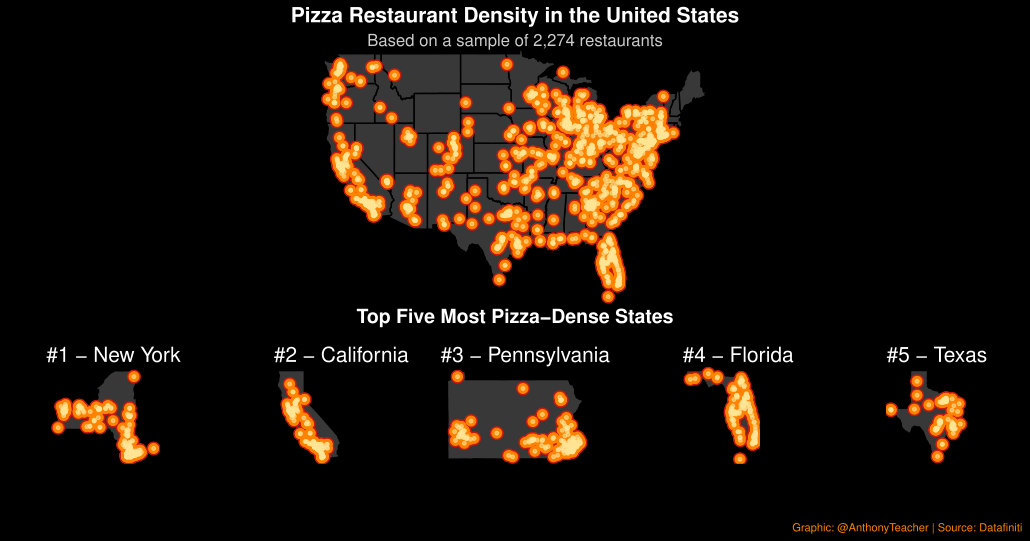

The R source for this figure:
library(tidyverse)
library(zipcode)
library(stringr)
library(maps)
library(ggrepel)
library(gridExtra)
library(grid)

#load US map
US <- map_data("state")

#setwd
setwd("C:/Users/aschmidt/Dropbox (Personal)/Tidy Tuesday/Pizza")

#load main data
pizza_datafiniti <- readr::read_csv("https://raw.githubusercontent.com/rfordatascience/tidytuesday/master/data/2019/2019-10-01/pizza_datafiniti.csv")

#get unique pizza locations based on address (not name)
data <- pizza_datafiniti %>% distinct(address, .keep_all = TRUE)

#Remove AL and HI
data <- subset(data, province != "AK")
data <- subset(data, province != "HI")

#main plot
main <- ggplot() +
  geom_polygon(data = US, aes(x=long, y=lat, group=group), color="black", fill="#383838") +
  geom_point(data=data, aes(x=longitude, y=latitude), color="#ca190e", size=4) +
  geom_point(data=data, aes(x=longitude, y=latitude), color="#ff8200", size=3) +
  geom_point(data=data, aes(x=longitude, y=latitude), color="#ffe495", size=1, alpha=.6)+
  coord_fixed(ratio = 1.5) +
  theme_void() +
  theme(
    plot.background = element_blank(),
    line = element_blank(),
    panel.background = element_blank(),
    panel.border = element_blank(),
    plot.margin=unit(c(-1,0,0,0), "cm"))
  
#find top 5
top5 <- data %>% group_by(province) %>%
  summarize (n()) %>% top_n(5) %>% arrange(`n()`) %>% rename(sum = `n()`)


#create abbreviation column
map <- US %>% mutate(
  state_name = tools::toTitleCase(region))


map <- map %>% mutate(
    state = state.abb[match(state_name,state.name)]
  )


#select only top-10 states
top10 <- subset(data, province == "NY" |
                  province == "CA"|
                  province == "PA"|
                  province == "FL" |
                  province == "TX" |
                  province == "IL" |
                  province == "OH" |
                  province == "MI" |
                  province == "AZ" |
                  province == "NC")

top_states <- subset(map, state == "NY" |
                       state == "CA"|
                       state == "PA"|
                       state == "FL" |
                       state == "TX" |
                       state == "IL" |
                       state == "OH" |
                       state == "MI" |
                       state == "AZ" |
                       state == "NC")



map_plot <- function(st, map_title) {
  tmp <- subset(top10, province == st)
  ggplot() +
    geom_polygon(data = subset(top_states, state == st), aes(x=long, y=lat, group=group), color="black", fill="#383838") +
    geom_point(data=tmp, aes(x=longitude, y=latitude), color="#ca190e", size=4) +
    geom_point(data=tmp, aes(x=longitude, y=latitude), color="#ff8200", size=3) +
    geom_point(data=tmp, aes(x=longitude, y=latitude), color="#ffe495", size=1, alpha=.6)+
    coord_fixed(ratio = 1.5) +
    theme_void() +
    labs(
      title=map_title
    )+
    theme(
      plot.background = element_blank(),
      plot.title = element_text(color="white", size = 10, margin = margin(l = 10, unit = "pt")),
    )
}

NY <- map_plot("NY", "#1 - New York")
CA <- map_plot("CA", "#2 - California")
PA <- map_plot("PA", "#3 - Pennsylvania")
FL <- map_plot("FL", "#4 - Florida")
TX <- map_plot("TX", "#5 - Texas")

title <- ggplot(data.frame(x = 1:2, y = 1:10)) +
  labs(x = NULL, y = NULL,
       title = "Pizza Restaurant Density in the United States", 
       subtitle = "Based on a sample of 2,274 restaurants") +
  theme(line = element_blank(),
        panel.background = element_blank(),
        plot.background = element_blank(),
        panel.border = element_blank(),
        axis.text = element_blank(),
        plot.title = element_text(color = "white", size = 15, face = "bold", hjust = 0.5),
        plot.subtitle = element_text(size=12, color = "grey80", hjust = 0.5))

midtitle <- ggplot(data.frame(x = 1:2, y = 1:2)) +
  labs(x = NULL, y = NULL,
       title = "Top Five Most Pizza-Dense States")+ 
  theme(line = element_blank(),
        panel.background = element_blank(),
        plot.background = element_blank(),
        panel.border = element_blank(),
        axis.text = element_blank(),
        plot.title = element_text(color = "white", size = 14, face = "bold", hjust = 0.5),
        plot.margin=unit(c(0,0,0,0), "cm"))

caption <- ggplot(data.frame(x = 1:2, y = 1:10)) +
  labs(x = NULL, y = NULL,
       caption = "Graphic: @AnthonyTeacher | Source: Datafiniti")+
  theme(line = element_blank(),
        panel.background = element_blank(),
        plot.background = element_blank(),
        panel.border = element_blank(),
        axis.text = element_blank(),
        plot.caption = element_text(size=8, color = "#ff8200", hjust = 1))

toplayout <- rbind(c(1,2,3,4,5))

fivestates <- grid.arrange(NY, CA, PA, FL, TX, layout_matrix = toplayout)

fivestates2 <- cowplot::ggdraw(fivestates) + 
  theme(plot.background = element_rect(fill="black", color = NA),
        plot.margin=unit(c(-1,0,0,0), "cm"))


layout <- rbind(c(8,0,0,0,8),
                c(1,1,1,1,1),
                c(1,1,1,1,1),
                c(1,1,1,1,1),
                c(8,2,2,2,8),
                c(3,3,3,3,3),
                c(8,8,8,4,4))

g1 <- grid.arrange(title, main, midtitle, fivestates2, caption, layout_matrix = layout)

g2 <- cowplot::ggdraw(g1) + 
  theme(plot.background = element_rect(fill="black", color = NA))
g2
